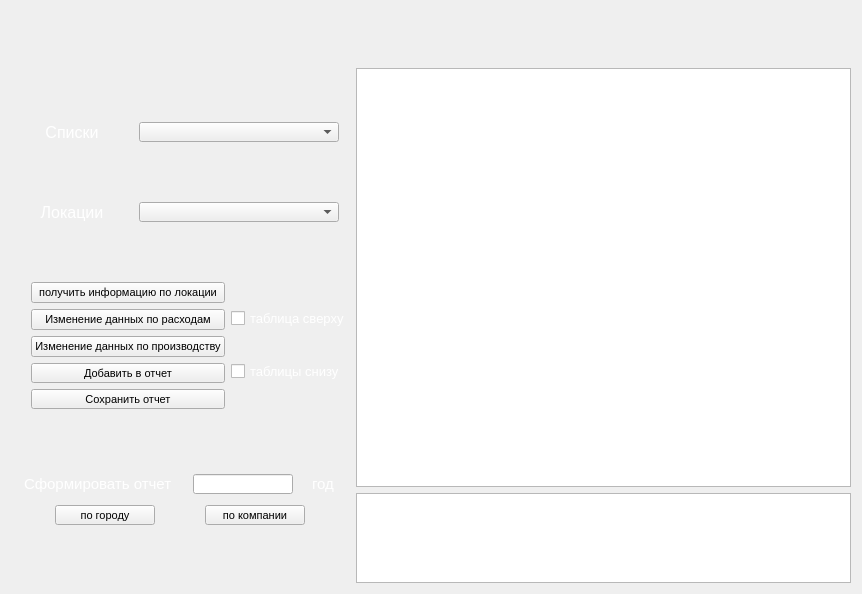
<?xml version="1.0" encoding="UTF-8"?>
<ui version="4.0">
 <class>Work</class>
 <widget class="QWidget" name="Work">
  <property name="geometry">
   <rect>
    <x>0</x>
    <y>0</y>
    <width>862</width>
    <height>594</height>
   </rect>
  </property>
  <property name="font">
   <font>
    <pointsize>8</pointsize>
   </font>
  </property>
  <property name="windowTitle">
   <string>Form</string>
  </property>
  <layout class="QHBoxLayout" name="horizontalLayout_2">
   <item>
    <layout class="QVBoxLayout" name="verticalLayout_2">
     <item>
      <widget class="QLabel" name="label">
       <property name="minimumSize">
        <size>
         <width>500</width>
         <height>30</height>
        </size>
       </property>
       <property name="maximumSize">
        <size>
         <width>500</width>
         <height>30</height>
        </size>
       </property>
       <property name="font">
        <font>
         <family>Times New Roman</family>
         <pointsize>15</pointsize>
         <underline>true</underline>
        </font>
       </property>
       <property name="layoutDirection">
        <enum>Qt::RightToLeft</enum>
       </property>
       <property name="styleSheet">
        <string notr="true">Color:White;</string>
       </property>
       <property name="text">
        <string/>
       </property>
      </widget>
     </item>
     <item>
      <widget class="QLabel" name="label_2">
       <property name="minimumSize">
        <size>
         <width>500</width>
         <height>15</height>
        </size>
       </property>
       <property name="maximumSize">
        <size>
         <width>500</width>
         <height>15</height>
        </size>
       </property>
       <property name="font">
        <font>
         <family>Times New Roman</family>
         <pointsize>12</pointsize>
        </font>
       </property>
       <property name="layoutDirection">
        <enum>Qt::RightToLeft</enum>
       </property>
       <property name="styleSheet">
        <string notr="true">COLOR : white;</string>
       </property>
       <property name="text">
        <string/>
       </property>
      </widget>
     </item>
     <item>
      <layout class="QHBoxLayout" name="horizontalLayout">
       <item>
        <layout class="QVBoxLayout" name="verticalLayout">
         <item>
          <layout class="QHBoxLayout" name="horizontalLayout_3">
           <item>
            <widget class="QLabel" name="label_3">
             <property name="maximumSize">
              <size>
               <width>100</width>
               <height>20</height>
              </size>
             </property>
             <property name="font">
              <font>
               <pointsize>12</pointsize>
              </font>
             </property>
             <property name="layoutDirection">
              <enum>Qt::LeftToRight</enum>
             </property>
             <property name="styleSheet">
              <string notr="true">Color : white;</string>
             </property>
             <property name="text">
              <string>Списки</string>
             </property>
             <property name="alignment">
              <set>Qt::AlignCenter</set>
             </property>
            </widget>
           </item>
           <item>
            <widget class="QComboBox" name="comboBox">
             <property name="minimumSize">
              <size>
               <width>150</width>
               <height>0</height>
              </size>
             </property>
             <property name="maximumSize">
              <size>
               <width>200</width>
               <height>20</height>
              </size>
             </property>
             <property name="font">
              <font>
               <family>Times New Roman</family>
               <pointsize>12</pointsize>
              </font>
             </property>
            </widget>
           </item>
          </layout>
         </item>
         <item>
          <layout class="QHBoxLayout" name="horizontalLayout_4">
           <item>
            <widget class="QLabel" name="label_4">
             <property name="maximumSize">
              <size>
               <width>100</width>
               <height>20</height>
              </size>
             </property>
             <property name="font">
              <font>
               <pointsize>12</pointsize>
              </font>
             </property>
             <property name="styleSheet">
              <string notr="true">color:white;</string>
             </property>
             <property name="text">
              <string>Локации</string>
             </property>
             <property name="alignment">
              <set>Qt::AlignCenter</set>
             </property>
            </widget>
           </item>
           <item>
            <widget class="QComboBox" name="comboBox_2">
             <property name="minimumSize">
              <size>
               <width>150</width>
               <height>0</height>
              </size>
             </property>
             <property name="maximumSize">
              <size>
               <width>200</width>
               <height>20</height>
              </size>
             </property>
            </widget>
           </item>
          </layout>
         </item>
         <item>
          <layout class="QHBoxLayout" name="horizontalLayout_5">
           <item>
            <layout class="QVBoxLayout" name="verticalLayout_6">
             <property name="leftMargin">
              <number>20</number>
             </property>
             <item>
              <widget class="QPushButton" name="allInfo">
               <property name="maximumSize">
                <size>
                 <width>200</width>
                 <height>16777215</height>
                </size>
               </property>
               <property name="layoutDirection">
                <enum>Qt::LeftToRight</enum>
               </property>
               <property name="text">
                <string>получить информацию по локации</string>
               </property>
              </widget>
             </item>
             <item>
              <widget class="QPushButton" name="pushButton">
               <property name="maximumSize">
                <size>
                 <width>200</width>
                 <height>16777215</height>
                </size>
               </property>
               <property name="text">
                <string>Изменение данных по расходам</string>
               </property>
              </widget>
             </item>
             <item>
              <widget class="QPushButton" name="pushButton_2">
               <property name="maximumSize">
                <size>
                 <width>200</width>
                 <height>16777215</height>
                </size>
               </property>
               <property name="text">
                <string>Изменение данных по производству</string>
               </property>
              </widget>
             </item>
             <item>
              <widget class="QPushButton" name="pushButton_6">
               <property name="maximumSize">
                <size>
                 <width>200</width>
                 <height>20</height>
                </size>
               </property>
               <property name="text">
                <string>Добавить в отчет</string>
               </property>
              </widget>
             </item>
             <item>
              <widget class="QPushButton" name="pushButton_5">
               <property name="maximumSize">
                <size>
                 <width>200</width>
                 <height>20</height>
                </size>
               </property>
               <property name="text">
                <string>Сохранить отчет</string>
               </property>
              </widget>
             </item>
            </layout>
           </item>
           <item>
            <layout class="QVBoxLayout" name="verticalLayout_3">
             <item>
              <widget class="QCheckBox" name="checkBox">
               <property name="maximumSize">
                <size>
                 <width>120</width>
                 <height>16777215</height>
                </size>
               </property>
               <property name="font">
                <font>
                 <pointsize>10</pointsize>
                </font>
               </property>
               <property name="styleSheet">
                <string notr="true">color:white;</string>
               </property>
               <property name="text">
                <string>таблица сверху</string>
               </property>
              </widget>
             </item>
             <item>
              <widget class="QCheckBox" name="checkBox_2">
               <property name="maximumSize">
                <size>
                 <width>120</width>
                 <height>16777215</height>
                </size>
               </property>
               <property name="font">
                <font>
                 <pointsize>10</pointsize>
                </font>
               </property>
               <property name="styleSheet">
                <string notr="true">color:white;</string>
               </property>
               <property name="text">
                <string>таблицы снизу</string>
               </property>
              </widget>
             </item>
            </layout>
           </item>
          </layout>
         </item>
         <item>
          <layout class="QVBoxLayout" name="verticalLayout_5">
           <item>
            <layout class="QHBoxLayout" name="horizontalLayout_6">
             <item>
              <widget class="QLabel" name="label_5">
               <property name="minimumSize">
                <size>
                 <width>145</width>
                 <height>0</height>
                </size>
               </property>
               <property name="maximumSize">
                <size>
                 <width>150</width>
                 <height>30</height>
                </size>
               </property>
               <property name="font">
                <font>
                 <pointsize>11</pointsize>
                </font>
               </property>
               <property name="styleSheet">
                <string notr="true">color:white;</string>
               </property>
               <property name="text">
                <string>Сформировать отчет за</string>
               </property>
              </widget>
             </item>
             <item>
              <widget class="QLineEdit" name="lineEdit">
               <property name="maximumSize">
                <size>
                 <width>100</width>
                 <height>20</height>
                </size>
               </property>
              </widget>
             </item>
             <item>
              <widget class="QLabel" name="label_6">
               <property name="maximumSize">
                <size>
                 <width>25</width>
                 <height>30</height>
                </size>
               </property>
               <property name="font">
                <font>
                 <pointsize>11</pointsize>
                </font>
               </property>
               <property name="styleSheet">
                <string notr="true">color:white;</string>
               </property>
               <property name="text">
                <string>год</string>
               </property>
              </widget>
             </item>
            </layout>
           </item>
           <item>
            <layout class="QHBoxLayout" name="horizontalLayout_7">
             <item>
              <widget class="QPushButton" name="pushButton_4">
               <property name="maximumSize">
                <size>
                 <width>100</width>
                 <height>20</height>
                </size>
               </property>
               <property name="text">
                <string>по городу</string>
               </property>
              </widget>
             </item>
             <item>
              <widget class="QPushButton" name="pushButton_3">
               <property name="maximumSize">
                <size>
                 <width>100</width>
                 <height>20</height>
                </size>
               </property>
               <property name="text">
                <string>по компании</string>
               </property>
              </widget>
             </item>
            </layout>
           </item>
          </layout>
         </item>
        </layout>
       </item>
       <item>
        <layout class="QVBoxLayout" name="verticalLayout_4">
         <item>
          <widget class="QTableView" name="tableView">
           <property name="maximumSize">
            <size>
             <width>1500</width>
             <height>1000</height>
            </size>
           </property>
          </widget>
         </item>
         <item>
          <widget class="QTableView" name="tableView_2">
           <property name="maximumSize">
            <size>
             <width>1500</width>
             <height>90</height>
            </size>
           </property>
          </widget>
         </item>
        </layout>
       </item>
      </layout>
     </item>
    </layout>
   </item>
  </layout>
 </widget>
 <resources/>
 <connections/>
</ui>
